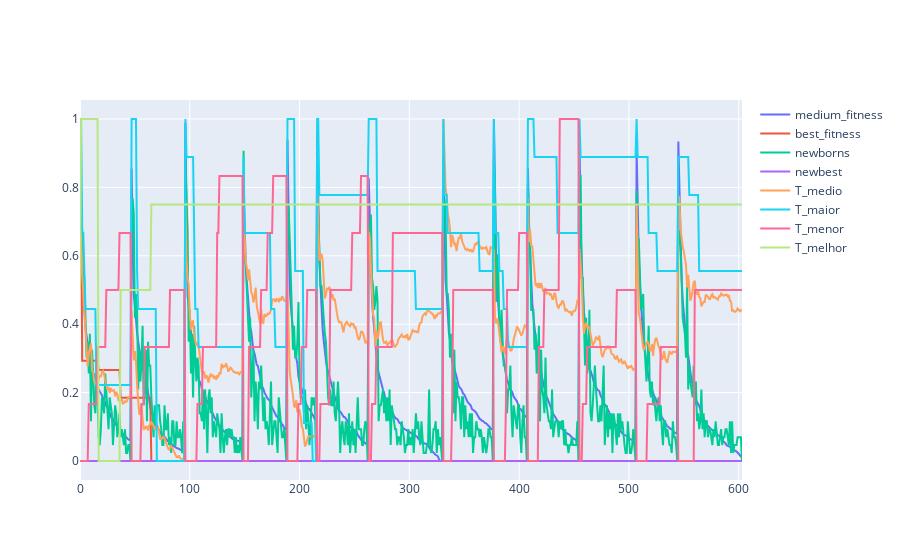
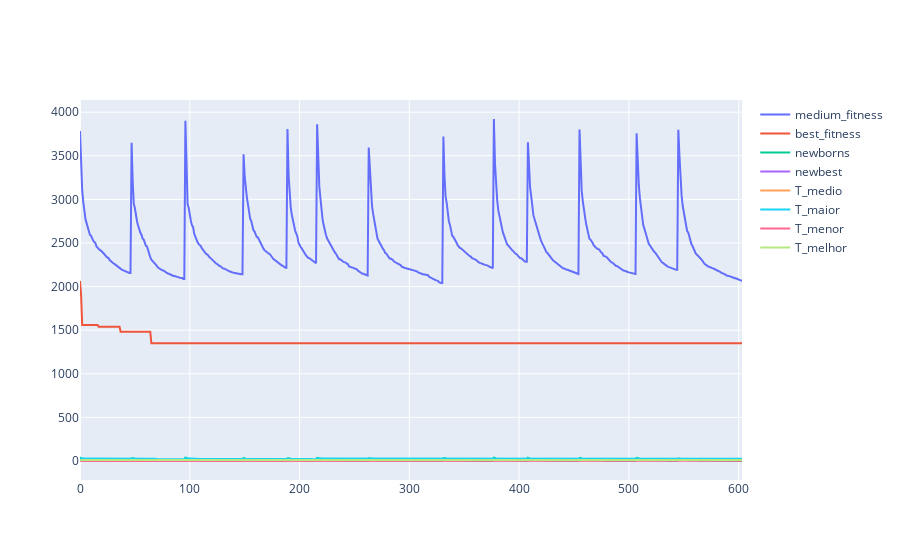

Notebook cell for these charts, in order:
### Code cell
wp_ori = CartesianPoint(10.0, 10.0)
wp_des = CartesianPoint(40.0, 10.0)

verts1 = [
    (20.0, 5.0), # left, bottom
    (20.0, 15.5), # left, top
    (30.0, 15.5), # right, top
    (30.0, 5.0), # right, bottom
    (20.0, 5.0), # ignored
]
verts1 = [CartesianPoint(v[0], v[1]) for v in verts1]


mapa1 = Mapa(wp_ori, wp_des, [verts1])

ag = Genetic(Subject, mapa1,
        C_d=100,
        C_obs=1000,
        C_con=1,
        C_cur=1
)

best = ag.run(max_exec_time=40, info=True)
print('-'*30)
print(best.dna)
print('-'*30)
print(best.dna_decoded)
best = ag.best

plot_map(
    [verts1], 
    ['n'], 
    wp_ori, 
    wp_des, 
    best.get_route(),
    None
)
plot_stats(ag.trace, normalize=True)
plot_stats(ag.trace, normalize=False)

### Figure 1 — Plotly figure (JSON) as saved in the notebook; plotly's stock layout.template omitted (floating-point values rounded to 4 significant figures; data arrays with more than 128 entries replaced by an {"elided": "..."} marker saying what was removed)
{"data": [{"name": "medium_fitness", "type": "scatter", "x": {"elided": "604 int values"}, "y": {"elided": "604 float values"}}, {"name": "best_fitness", "type": "scatter", "x": {"elided": "604 int values"}, "y": {"elided": "604 float values"}}, {"name": "newborns", "type": "scatter", "x": {"elided": "604 int values"}, "y": {"elided": "604 float values"}}, {"name": "newbest", "type": "scatter", "x": {"elided": "604 int values"}, "y": {"elided": "604 int values"}}, {"name": "T_medio", "type": "scatter", "x": {"elided": "604 int values"}, "y": {"elided": "604 float values"}}, {"name": "T_maior", "type": "scatter", "x": {"elided": "604 int values"}, "y": {"elided": "604 float values"}}, {"name": "T_menor", "type": "scatter", "x": {"elided": "604 int values"}, "y": {"elided": "604 float values"}}, {"name": "T_melhor", "type": "scatter", "x": {"elided": "604 int values"}, "y": {"elided": "604 float values"}}], "layout": {}}

### Figure 2 — Plotly figure (JSON) as saved in the notebook; plotly's stock layout.template omitted (floating-point values rounded to 4 significant figures; data arrays with more than 128 entries replaced by an {"elided": "..."} marker saying what was removed)
{"data": [{"name": "medium_fitness", "type": "scatter", "x": {"elided": "604 int values"}, "y": {"elided": "604 float values"}}, {"name": "best_fitness", "type": "scatter", "x": {"elided": "604 int values"}, "y": {"elided": "604 float values"}}, {"name": "newborns", "type": "scatter", "x": {"elided": "604 int values"}, "y": {"elided": "604 int values"}}, {"name": "newbest", "type": "scatter", "x": {"elided": "604 int values"}, "y": {"elided": "604 bool values"}}, {"name": "T_medio", "type": "scatter", "x": {"elided": "604 int values"}, "y": {"elided": "604 float values"}}, {"name": "T_maior", "type": "scatter", "x": {"elided": "604 int values"}, "y": {"elided": "604 int values"}}, {"name": "T_menor", "type": "scatter", "x": {"elided": "604 int values"}, "y": {"elided": "604 int values"}}, {"name": "T_melhor", "type": "scatter", "x": {"elided": "604 int values"}, "y": {"elided": "604 int values"}}], "layout": {}}
